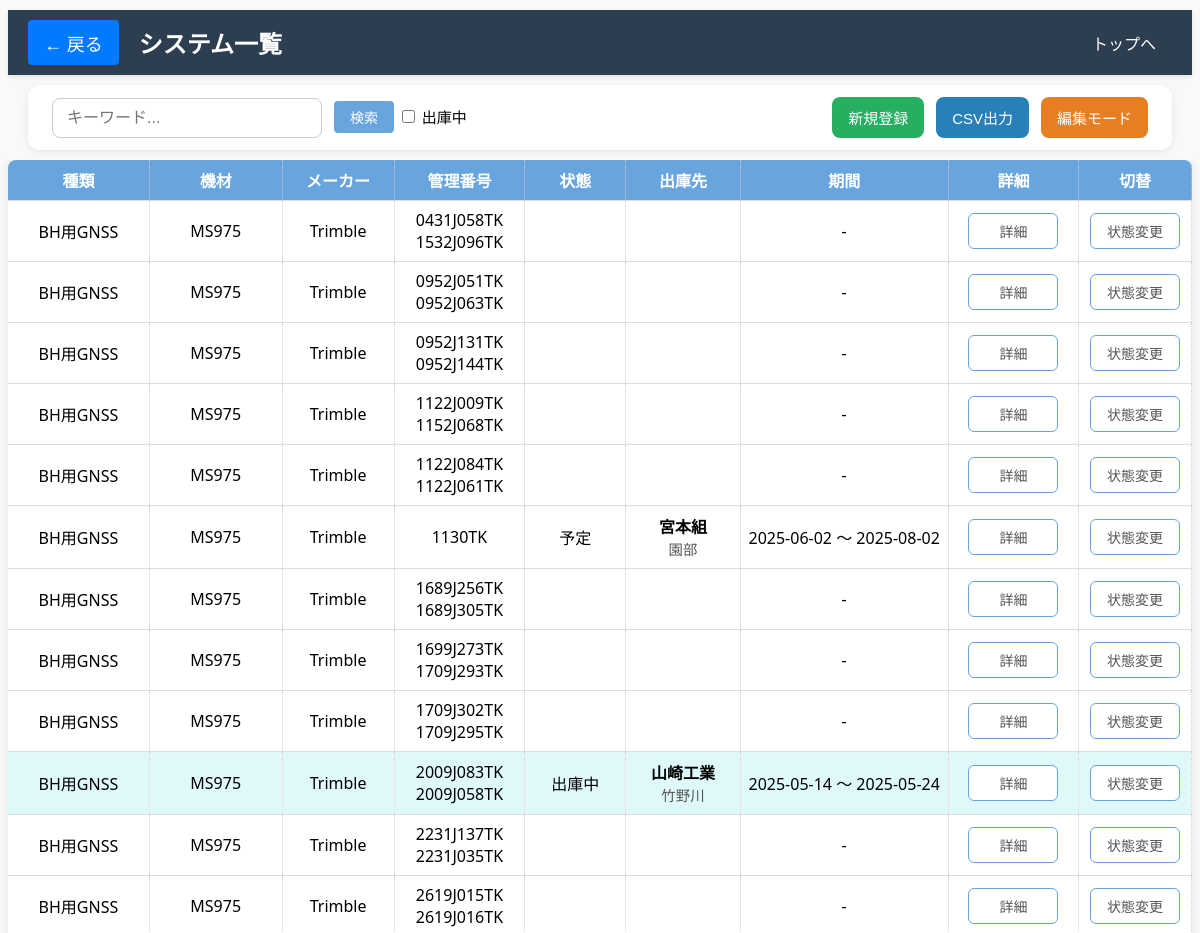
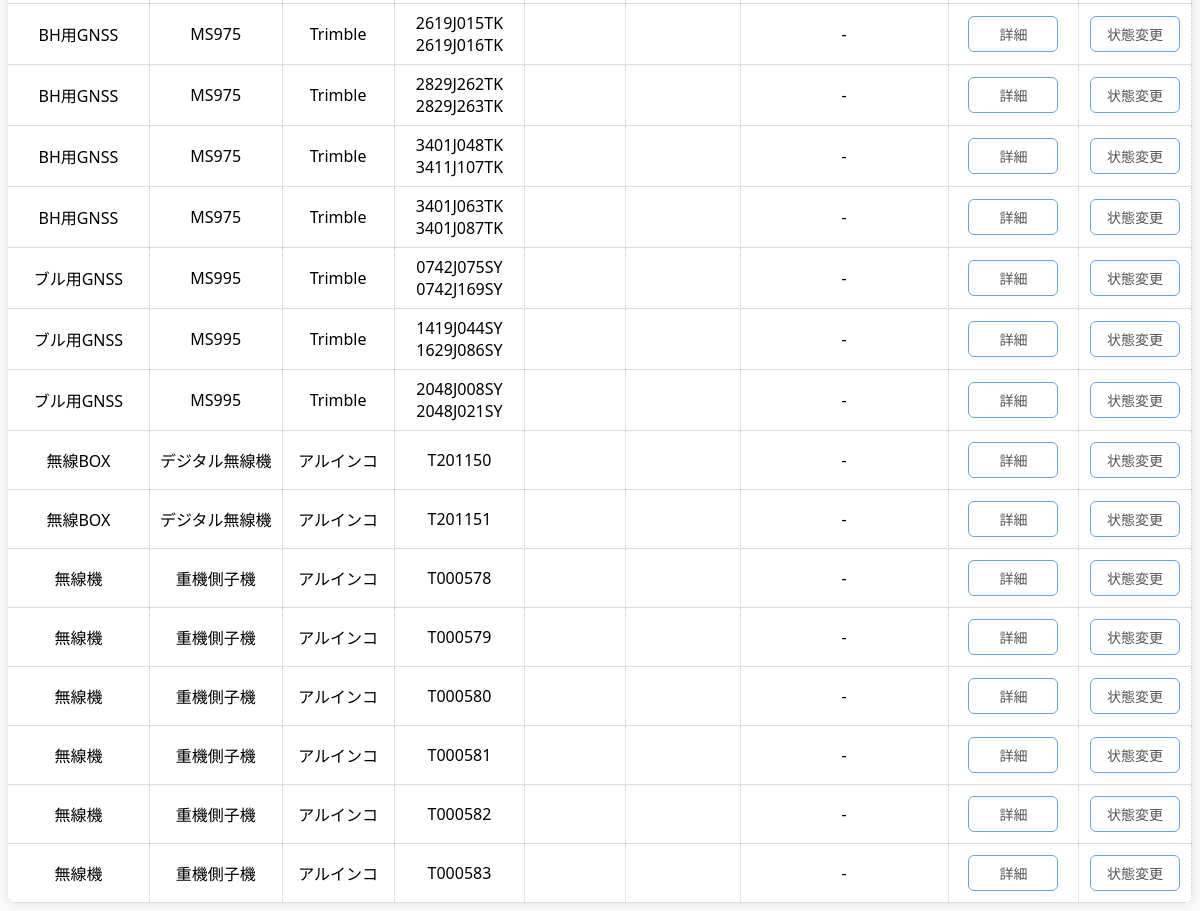
The page /system_list on the database as committed earlier (2 pictures, top to bottom).
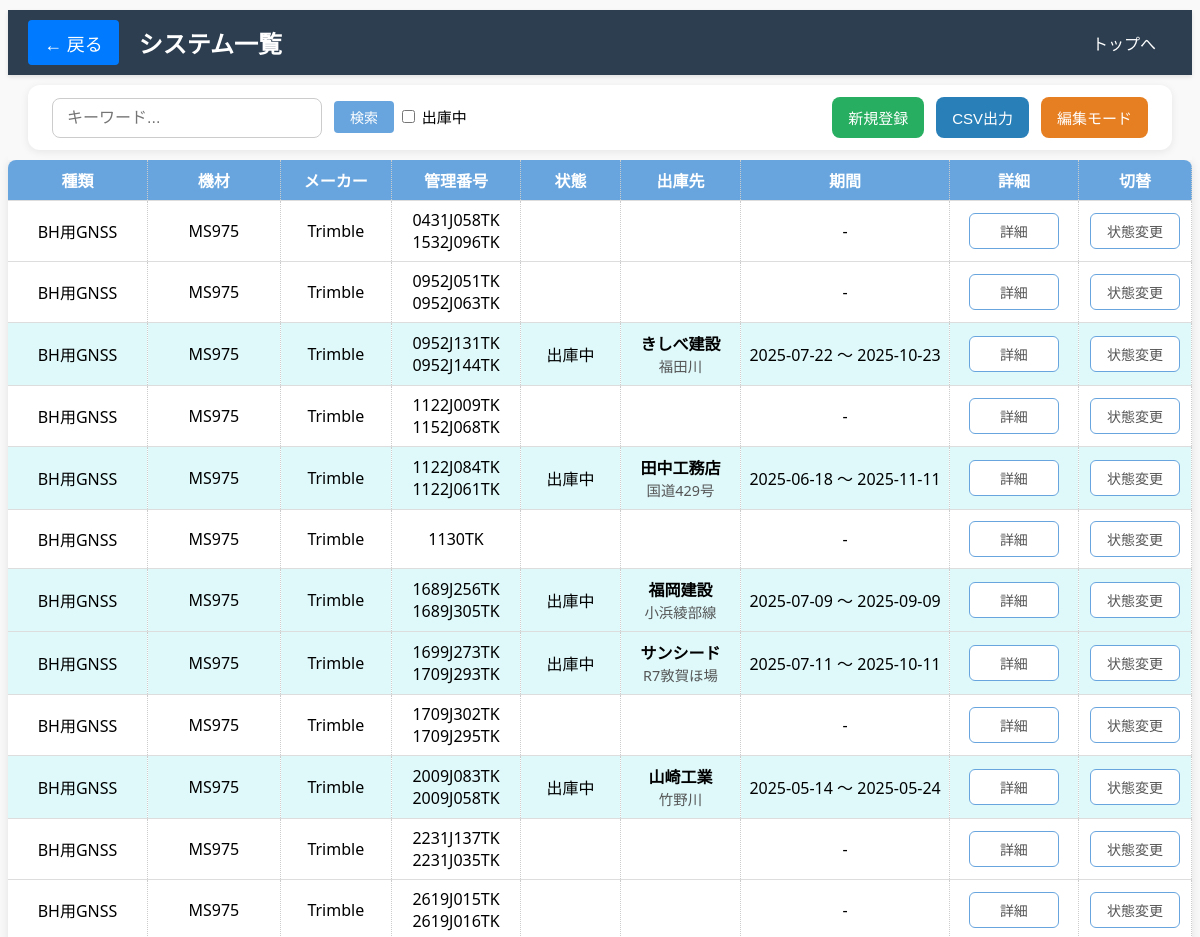
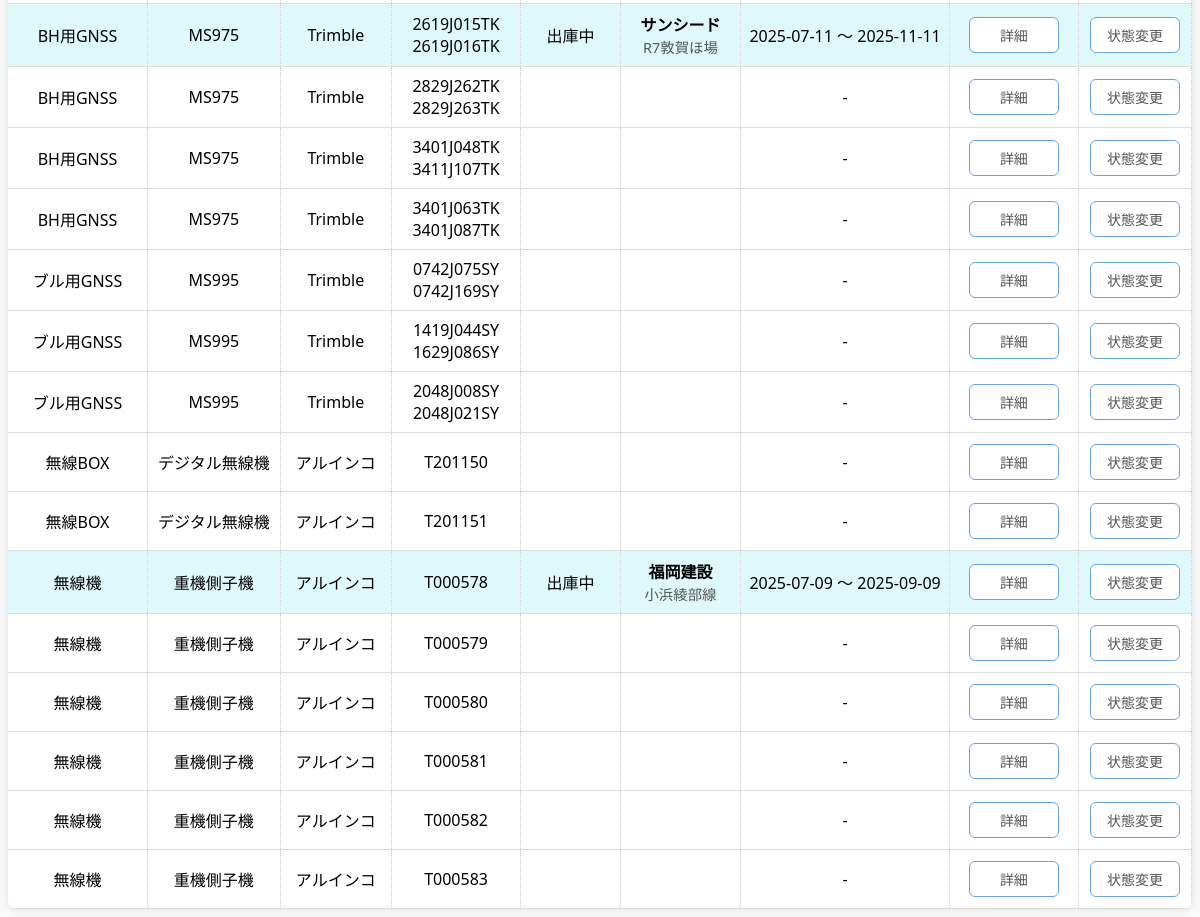
The same page on the database as committed later (2 pictures, top to bottom).
### models.py (models this page shows, shortened)
class SystemTool(db.Model):
    __tablename__ = 'system_tools'
    id = db.Column(db.Integer, primary_key=True)
    tool_type = db.Column(db.String(100), nullable=True)
    name = db.Column(db.String(100), nullable=False)              # 機材名
    manufacturer = db.Column(db.String(100), nullable=True)       # メーカー
    serial_number = db.Column(db.String(100), nullable=True)      # 管理番号
    is_active = db.Column(db.Boolean, default=True, nullable=True)  # 状態 (True=未使用、False=出庫中)
    state = db.Column(db.String(50))                               # 状態（例：正常、故障など）
    shipment_location = db.Column(db.String(255), nullable=True)   # 出庫先 会社名
    shipment_site = db.Column(db.String(255), nullable=True)       # 出庫現場
    shipment_start_date = db.Column(db.Date, nullable=True)        # 出庫開始期間
    shipment_end_date = db.Column(db.Date, nullable=True)          # 出庫終了期間
    updated_at = db.Column(db.DateTime, default=datetime.utcnow, onupdate=datetime.utcnow)

### main.py (the view)
@app.route('/system_list')
def system_list():
    system_systems = SystemTool.query.order_by(
        SystemTool.tool_type.asc(),     # 種類で昇順（存在すれば）
        SystemTool.name.asc(),          # 名前で昇順
        SystemTool.serial_number.asc()  # 管理番号で昇順
    ).all()
    return render_template('system_list.html', system_systems=system_systems)

### templates/system_list.html (shortened to what this page needs)
<!DOCTYPE html>
<html lang="ja">
<head>
    <link rel="stylesheet" href="{{ url_for('static', filename='system_tool.css') }}">
    <link rel="stylesheet" href="{{ url_for('static', filename='common.css') }}">
</head>
<body>
<div class="sticky-wrapper">
    <header class="header-bar">
        <div class="left-group">
            <a href="{{ url_for('index') }}" class="back-button">← 戻る</a>
            <h1 class="page-title">システム一覧</h1>
        </div>
        <div class="right-group">
            <a href="{{ url_for('index') }}">トップへ</a>
        </div>
    </header>
    <h2>
        <div class="about-container">
            <div class="search-container">
                <input type="text" id="search-input" placeholder="キーワード...">
                <button id="search-button">検索</button>
                    <input type="checkbox" id="shippedOnlyCheckbox" onchange="filterTable()"> 出庫中
            </div>
            <div class="action-buttons">
                <a href="{{ url_for('add_system_tool') }}" class="add_button">新規登録</a>
                <button class="csv-button" id="csv-export-btn">CSV出力</button>
                <button class="edit_button" onclick="toggleDeleteColumn()">編集モード</button>
            </div>
        </div>
    </h2>
</div>
<table id="printable-table">
    <thead>
        <tr>
            <th>種類</th>
            <th>機材</th>
            <th>メーカー</th>
            <th>管理番号</th>
            <th>状態</th>
            <th>出庫先</th>
            <th>期間</th>
            <th>詳細</th>
            <th>切替</th>
        </tr>
    </thead>
    <tbody>
    {% for system in system_systems %}
    <tr data-system-id="{{ system.id }}" {% if not system.is_active and system.state != '予定' %} class="shipped"{% endif %}>
        <td class="fixed-cell">
            <span class="display-text">{{ system.tool_type or '' }}</span>
        </td>
        <td class="fixed-cell">
            <span class="display-text">{{ system.name }}</span>
        </td>
        <td class="fixed-cell">
            <span class="display-text">{{ system.manufacturer or '' }}</span>
        </td>
        <td class="fixed-cell">
            <span class="display-text">{{ system.serial_number or '' }}</span>
        </td>
        <td class="status-cell">
            <span class="status-display" id="status-display-{{ system.id }}">
                {% if system.state == '予定' %}
                    予定
                {% elif not system.is_active %}
                    出庫中
                {% endif %}
            </span>
        </td>
        <td class="fixed-cell">
            <div>
                <strong>{{ system.shipment_location or '' }}</strong><br>
                <span style="font-size: 0.9em; color: #555;">{{ system.shipment_site or '' }}</span>
            </div>
        </td>
        <td class="fixed-cell">
            {% if system.shipment_start_date and system.shipment_end_date %}
                {{ system.shipment_start_date.strftime('%Y-%m-%d') }} ～ {{ system.shipment_end_date.strftime('%Y-%m-%d') }}
            {% else %}
                -
            {% endif %}
        </td>
        <td class="fixed-cell">
            <button type="button" onclick="showShipmentDetails({{ system.id }})">詳細</button>
        </td>
        <td class="fixed-cell">
            <button type="button" onclick="toggleStateForm({{ system.id }})">状態変更</button>
        </td>
    </tr>
        {% endfor %}
    </tbody>
</table>
</body>
</html>

Rows that differ between the two databases and show on the page:
changed SystemTool "0952J131TK 0952J144TK": is_active True → False (drawn); shipment_location (not shown) → "きしべ建設"; shipment_site (not shown) → "福田川"; shipment_start_date (not shown) → "2025-07-22"; shipment_end_date (not shown) → "2025-10-23"; shipment_start_date "-" → "～"
changed SystemTool "1122J084TK 1122J061TK": is_active True → False (drawn); shipment_location (not shown) → "田中工務店"; shipment_site (not shown) → "国道429号"; shipment_start_date (not shown) → "2025-06-18"; shipment_end_date (not shown) → "2025-11-11"; shipment_start_date "-" → "～"
changed SystemTool "1130TK": shipment_location "宮本組" → (not shown); shipment_site "園部" → (not shown); shipment_start_date "2025-06-02" → (not shown); shipment_end_date "2025-08-02" → (not shown); shipment_start_date "～" → "-"
changed SystemTool "1689J256TK 1689J305TK": is_active True → False (drawn); shipment_location (not shown) → "福岡建設"; shipment_site (not shown) → "小浜綾部線"; shipment_start_date (not shown) → "2025-07-09"; shipment_end_date (not shown) → "2025-09-09"; shipment_start_date "-" → "～"
changed SystemTool "1699J273TK 1709J293TK": is_active True → False (drawn); shipment_location (not shown) → "サンシード"; shipment_site (not shown) → "R7敦賀ほ場"; shipment_start_date (not shown) → "2025-07-11"; shipment_end_date (not shown) → "2025-10-11"; shipment_start_date "-" → "～"
changed SystemTool (number 13 of 27 on the later page): is_active True → False (drawn); shipment_location (not shown) → "サンシード"; shipment_site (not shown) → "R7敦賀ほ場"; shipment_start_date (not shown) → "2025-07-11"; shipment_end_date (not shown) → "2025-11-11"; shipment_start_date "-" → "～"
changed SystemTool (number 22 of 27 on the later page): is_active True → False (drawn); shipment_location (not shown) → "福岡建設"; shipment_site (not shown) → "小浜綾部線"; shipment_start_date (not shown) → "2025-07-09"; shipment_end_date (not shown) → "2025-09-09"; shipment_start_date "-" → "～"
